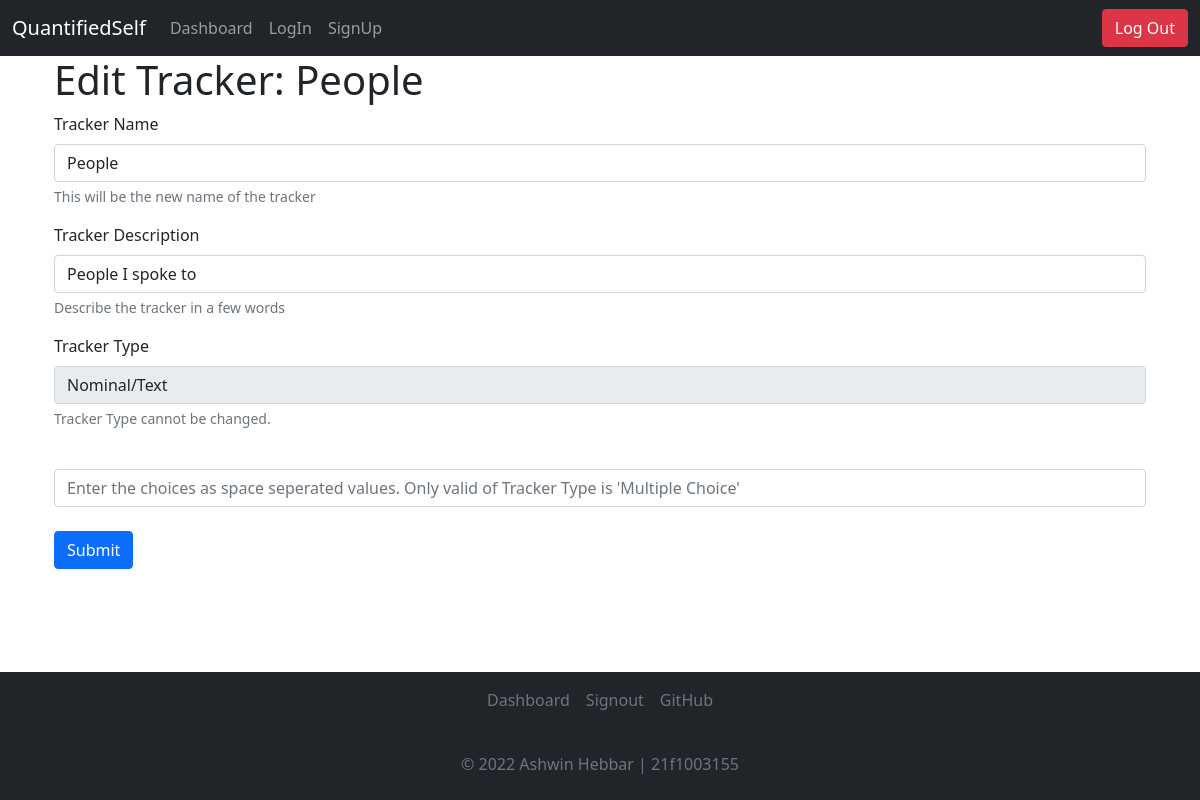
The app's page /dashboard/42/edit (signed in) with its own data.
### application/models.py (models this page shows)
class Tracker(db.Model):
    __tablename__ = 'tracker'
    id = db.Column(db.Integer, autoincrement=True, primary_key=True)
    userid = db.Column(db.Integer, db.ForeignKey("user.id"))
    name = db.Column(db.String, nullable=False)
    type = db.Column(db.Integer, nullable = False)
    choices = db.Column(db.String)
    details = db.Column(db.String)
    time = db.Column(db.String, nullable=False)

### controllers/trackerops.py (the view, shortened to what this page needs)
@app.route("/dashboard/<tid>/edit", methods=["GET", "POST"])
@login_required
def edit_tracker(tid):
    tracker = Tracker.query.filter_by(id=tid).first()
    if request.method == "GET":
        return render_template("edit_tracker.html", tracker=tracker, type = tracker_type(tracker.type))

### controllers/miscmethods.py (called while the page is built)
def tracker_type(n):
    n = int(n)
    if(n == 1):
        return "Numerical"
    elif(n == 2):
        return "Multiple Choice"
    elif(n == 3):
        return "Time Duration"
    elif(n == 4):
        return "Boolean"
    elif(n == 5):
        return "Nominal/Text"

### main.py (called while the page is built)
@login_manager.user_loader
def load_user(user_id):
  return User.query.get(int(user_id))

### templates/edit_tracker.html (shortened to what this page needs)
<!DOCTYPE html>
<html lang="en">
<head>
    <link href="https://cdn.jsdelivr.net/npm/bootstrap@5.1.3/dist/css/bootstrap.min.css" rel="stylesheet"
>
</head>
<body>
    <nav class="navbar navbar-expand-lg navbar-dark bg-dark">
        <div class="container-fluid">
            <a class="navbar-brand" href="#">QuantifiedSelf</a>
            <div class="collapse navbar-collapse">
                <ul class="navbar-nav me-auto mb-2 mb-lg-0">
                    <li class="nav-item">
                        <a class="nav-link" aria-current="page" href="/dashboard">Dashboard</a>
                    </li>
                    <li class="nav-item">
                        <a class="nav-link" href="/login">LogIn</a>
                    </li>
                    <li class="nav-item">
                        <a class="nav-link" href="/signup">SignUp</a>
                    </li>
                </ul>
            </div>
            <button type="button" onclick="document.location='/logout'" class="btn btn-danger">Log Out</button>
        </div>
    </nav>
    <div class="container d-flex h-100">
        <div class="container flex-column align-items-center h-100">
            <h1>Edit Tracker: {{tracker.name}}</h1>
            <form method="POST">
                <div class="mb-3">
                    <label for="Trackername" class="form-label">Tracker Name</label>
                    <input type="text" class="form-control" id="tname" name="tname" aria-describedby="tnamehelp"
                        required="true" value = "{{tracker.name}}">
                    <div id="tnamehelp" class="form-text">This will be the new name of the tracker</div>
                </div>
                <div class="mb-3">
                    <label for="Tracker Description" class="form-label">Tracker Description</label>
                    <input type="text" class="form-control" id="tdet" name="tdet" aria-describedby="tdethelp" value = "{{tracker.details}}">
                    <div id="tdethelp" class="form-text">Describe the tracker in a few words</div>
                </div>
                <div class="mb-3">
                    <label for="Tracker Description" class="form-label">Tracker Type</label>
                    <input type="text" class="form-control" id="tdet" name="tdet" aria-describedby="tdethelp" value = "{{type}}" disabled>
                    <div id="tdethelp" class="form-text">Tracker Type cannot be changed.</div>
                </div>
                <br>
                <input type="text" class="form-control" id="mulcho" name="mulcho"
                    placeholder="Enter the choices as space seperated values. Only valid of Tracker Type is 'Multiple Choice'">
                <br>
                <button type="submit" class="btn btn-primary">Submit</button>
        </div>
        <br>
        <div class="navbar fixed-bottom bg-dark d-flex flex-column">
            <footer class="py- my-0" style="bottom: 0; width: 100%;">
                <ul class="nav d-flex justify-content-center pb-3 mb-3 align-items-center justify-content-center ">
                    <li class="nav-item"></li><a href="/dashboard" class="nav-link px-2 text-muted">Dashboard</a></li>
                    <li class="nav-item"><a href="/signout" class="nav-link px-2 text-muted">Signout</a></li>
                    <li class="nav-item"><a href="https://github.com/AshwinHebbar314/QuantifiedSelf"
                            class="nav-link px-2 text-muted">GitHub</a></li>
                </ul>
                <p class="text-center text-muted">&copy; 2022 Ashwin Hebbar | 21f1003155</p>
            </footer>
        </div>
</body>
</html>

### records on screen
Tracker: name "People", tname "People", tdet "People I spoke to"
